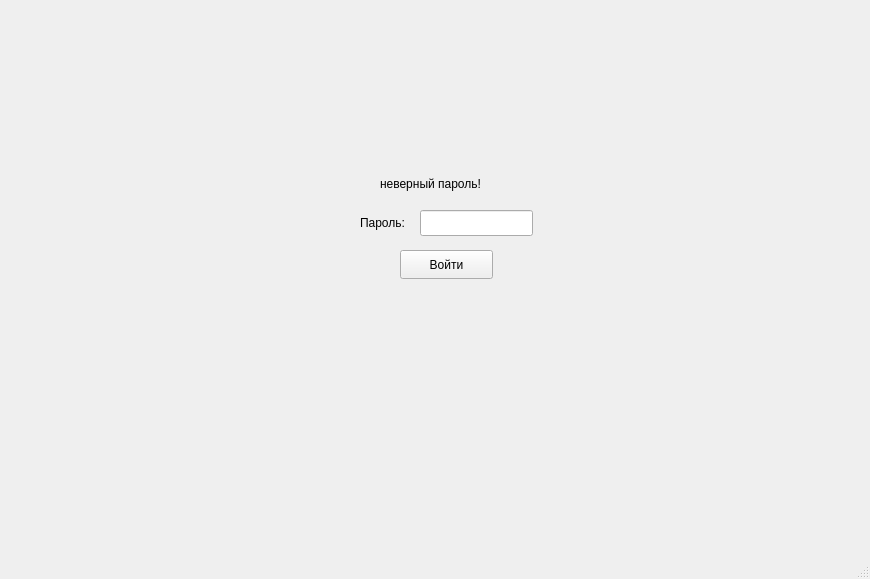
<?xml version="1.0" encoding="UTF-8"?>
<ui version="4.0">
 <class>MainWindow</class>
 <widget class="QMainWindow" name="MainWindow">
  <property name="geometry">
   <rect>
    <x>0</x>
    <y>0</y>
    <width>870</width>
    <height>579</height>
   </rect>
  </property>
  <property name="windowTitle">
   <string>MainWindow</string>
  </property>
  <widget class="QWidget" name="centralwidget">
   <widget class="QStackedWidget" name="stackedWidget">
    <property name="geometry">
     <rect>
      <x>20</x>
      <y>10</y>
      <width>831</width>
      <height>521</height>
     </rect>
    </property>
    <property name="sizePolicy">
     <sizepolicy hsizetype="Preferred" vsizetype="Preferred">
      <horstretch>1</horstretch>
      <verstretch>1</verstretch>
     </sizepolicy>
    </property>
    <property name="currentIndex">
     <number>0</number>
    </property>
    <widget class="QWidget" name="page">
     <widget class="QPushButton" name="pushButtonAuth">
      <property name="geometry">
       <rect>
        <x>380</x>
        <y>240</y>
        <width>93</width>
        <height>29</height>
       </rect>
      </property>
      <property name="text">
       <string>Войти</string>
      </property>
     </widget>
     <widget class="QLabel" name="label">
      <property name="geometry">
       <rect>
        <x>340</x>
        <y>203</y>
        <width>63</width>
        <height>20</height>
       </rect>
      </property>
      <property name="text">
       <string>Пароль:</string>
      </property>
     </widget>
     <widget class="QLineEdit" name="lineEditPassword">
      <property name="geometry">
       <rect>
        <x>400</x>
        <y>200</y>
        <width>113</width>
        <height>26</height>
       </rect>
      </property>
      <property name="echoMode">
       <enum>QLineEdit::Password</enum>
      </property>
     </widget>
     <widget class="QLabel" name="incorrectPasswordLabel">
      <property name="geometry">
       <rect>
        <x>360</x>
        <y>163</y>
        <width>141</width>
        <height>21</height>
       </rect>
      </property>
      <property name="text">
       <string>неверный пароль!</string>
      </property>
     </widget>
    </widget>
    <widget class="QWidget" name="page_2">
     <widget class="QLineEdit" name="lineEditSearch">
      <property name="geometry">
       <rect>
        <x>20</x>
        <y>20</y>
        <width>791</width>
        <height>26</height>
       </rect>
      </property>
      <property name="sizePolicy">
       <sizepolicy hsizetype="Expanding" vsizetype="Fixed">
        <horstretch>0</horstretch>
        <verstretch>0</verstretch>
       </sizepolicy>
      </property>
     </widget>
     <widget class="QListWidget" name="listWidget">
      <property name="geometry">
       <rect>
        <x>20</x>
        <y>50</y>
        <width>791</width>
        <height>461</height>
       </rect>
      </property>
      <property name="sizePolicy">
       <sizepolicy hsizetype="Expanding" vsizetype="Expanding">
        <horstretch>0</horstretch>
        <verstretch>0</verstretch>
       </sizepolicy>
      </property>
     </widget>
    </widget>
   </widget>
  </widget>
  <widget class="QMenuBar" name="menubar">
   <property name="geometry">
    <rect>
     <x>0</x>
     <y>0</y>
     <width>870</width>
     <height>26</height>
    </rect>
   </property>
  </widget>
  <widget class="QStatusBar" name="statusbar"/>
 </widget>
 <resources/>
 <connections/>
</ui>
